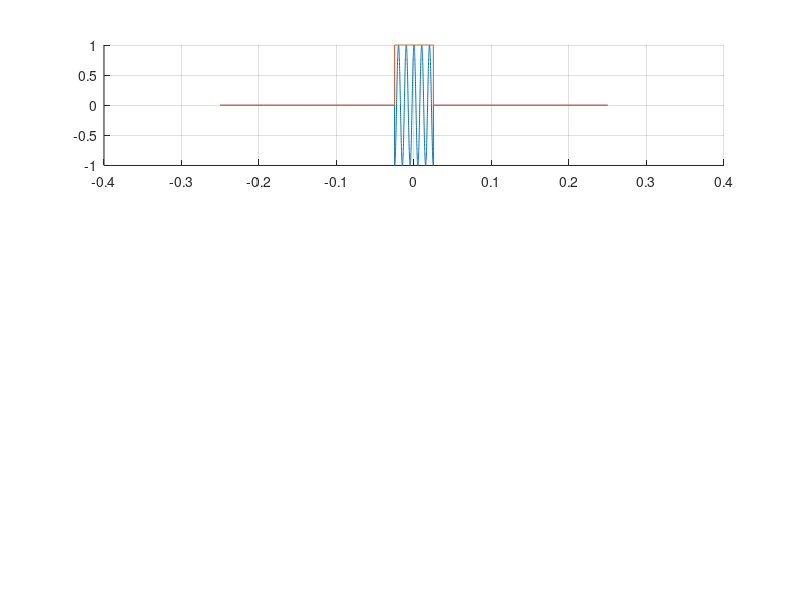

This figure's MATLAB source: (Note: this script raises an error after producing the figure.)
%%
% Slade Brooks
% brooksl@mail.uc.edu
% 10.01.25
% BME6013C
% Lab 06

clear variables
close all

%% Part 1
% define center frequency (Hz)
f0 = 100;

% determine period of one cycle
T0 = 1/f0;

% get time for 50 cycles
tf = T0*50;

% set number of samples and calculate time step
N = 10000;
dt = tf/N;

% create time vector centered around 0 with given time step
t = -tf/2:dt:tf/2;

%% Part 2
% create figure
figure;

% define T value
T1 = 5/f0;

% determine heaviside fxn values
hin = T1/2 - abs(t);
H = zeros(size(hin));
H(hin >= 0) = 1;

% calculate u(t) for defined T
u1 = H.*exp(j*2*pi*f0.*t);

% get real component and magnitude of u
realu1 = real(u1);
magu1 = abs(u1);

% plot
subplot(3, 1, 1);
hold on;
plot(t, realu1); plot(t, magu1); grid on;
hold off;
title("T = " + T1 + "s (5/f0)"); ylabel("Amplitude (cm)"); xlabel("Time (s)");
xlim([t(1) t(end)]); ylim([-1.5 1.5]);
set(gca, 'ytick', -1.5:0.5:1.5);
legend("Re\{u(t)\}", "|u(t)|");

% now copy that section and plot again with a new choice for T
% define T value
T2 = 15/f0;

% determine heaviside fxn values
hin = T2/2 - abs(t);
H = zeros(size(hin));
H(hin >= 0) = 1;

% calculate u(t) for defined T
u2 = H.*exp(j*2*pi*f0.*t);

% get real component and magnitude of u
realu2 = real(u2);
magu2 = abs(u2);

% plot
subplot(3, 1, 2);
hold on;
plot(t, realu2); plot(t, magu2); grid on;
hold off;
title("T = " + T2 + "s (15/f0)"); ylabel("Amplitude (cm)"); xlabel("Time (s)");
xlim([t(1) t(end)]); ylim([-1.5 1.5]);
set(gca, 'ytick', -1.5:0.5:1.5);
legend("Re\{u(t)\}", "|u(t)|");

% and one final time
% define T value
T3 = 35/f0;

% determine heaviside fxn values
hin = T3/2 - abs(t);
H = zeros(size(hin));
H(hin >= 0) = 1;

% calculate u(t) for defined T
u3 = H.*exp(j*2*pi*f0.*t);

% get real component and magnitude of u
realu3 = real(u3);
magu3 = abs(u3);

% plot
subplot(3, 1, 3);
hold on;
plot(t, realu3); plot(t, magu3); grid on;
hold off;
title("T = " + T3 + "s (35/f0)"); ylabel("Amplitude (cm)"); xlabel("Time (s)");
xlim([t(1) t(end)]); ylim([-1.5 1.5]);
set(gca, 'ytick', -1.5:0.5:1.5);
legend("Re\{u(t)\}", "|u(t)|");

%% Part 3
% define f array, centered around f0 with some width on either side
f = (f0 - 200):0.1:(f0 + 200);

% calculate the fourier transform for each value of T
Uf1 = T1*sinc((f - f0)*T1);
Uf2 = T2*sinc((f - f0)*T2);
Uf3 = T3*sinc((f - f0)*T3);

% calculate in dB for all with a reference value (using 20log10 instead of
% squaring both terms in the log10)
ref = 0.0001;
db1 = 20*log10(abs(Uf1)/ref);
db2 = 20*log10(abs(Uf2)/ref);
db3 = 20*log10(abs(Uf3)/ref);

% create figure
figure;

% plot each subplot
subplot(3, 1, 1);
plot(f, db1); grid on;
title("T = " + T1 + "s (5/f0)"); ylabel("Amplitude (dB)"); xlabel("Frequency (Hz)");
ylim([0 100]); xlim([f(1) f(end)]);

subplot(3, 1, 2);
plot(f, db2); grid on;
title("T = " + T1 + "s (15/f0)"); ylabel("Amplitude (dB)"); xlabel("Frequency (Hz)");
ylim([0 100]); xlim([f(1) f(end)]);

subplot(3, 1, 3);
plot(f, db3); grid on;
title("T = " + T1 + "s (35/f0)"); ylabel("Amplitude (dB)"); xlabel("Frequency (Hz)");
ylim([0 100]); xlim([f(1) f(end)]);

%% Part 4
% First, for my time step I selected an f0. This was an arbitrary selection
% but I assumed 100 Hz may make things easy since it is a round number. I
% set a value for the number of points N. I increased this until all of the
% plots had very smooth curves when zooming in to be sure that the
% correct features were captured. The range for t values was selected to be
% centered around 0 and give exactly 50 cycles of the sinusoid defined by
% f0 containing N points.

% The T values I selected to plot were based on the range given in the lab.
% I chose 5, 15, and 35 so there were values on each end and the middle of
% the acceptable range, and kept them as multiples of 5 for simplicity.
% Upon plotting, it was clear that these 3 would display trends well as
% there are clear differences between each of the plots.

% Finally, the frequency range was selected to be centered around f0. I
% chose lower and upper bounds that showed the peak well and some of the
% information around it. It did not seem necessary to show a very large
% range, since the plot appears to slowly asymptote, so I limited it to
% focus on the center frequency and some frequencies near it. I increased
% the resolution of f until all of the plots were very smooth. My original
% selection had some jagged edges on the 3rd T value, so I increased it
% until that plot was completely smooth and the shape looked as expected.

%% Part 5
% find the 1/2 of the max for the spectra U(f)
hmax1 = max(db1) - 6;
hmax2 = max(db2) - 6;
hmax3 = max(db3) - 6;

% use bool to find what range the max is achieved across
idx1 = (db1 >= hmax1);
idx2 = (db2 >= hmax2);
idx3 = (db3 >= hmax3);

% now get the frequency at the start and end
arr1 = f(idx1);
fl1 = arr1(1); fh1 = arr1(end);
arr2 = f(idx2);
fl2 = arr2(1); fh2 = arr2(end);
arr3 = f(idx3);
fl3 = arr3(1); fh3 = arr3(end);

% now calculate bandwidth
BW1 = fh1 - fl1;
BW2 = fh2 - fl2;
BW3 = fh3 - fl3;

% we can get the number of each cycles from T and determine the ratio
% between T and the 6dB bandwidth (after some experimentation)
r1 = BW1/f0*T1;
r2 = BW2/f0*T2;
r3 = BW3/f0*T3;

% we can see from the ratios that the fractional bandwidth is directly
% related to the number of pules. this creates a constant 0.012
% we can determine from this that the fractional bandwidth is related to
% the constant divided by the number of samples: BW/f0 = 0.012/T
% this result makes sense as we saw for a gaussian pulse, the bandwidth was
% related to a constant divided by the pulse width sigma, and this
% relationship is very similar.

% This relationship relates to how the Dirac delta and its Fourier
% transform function. A dirac delta is an incredibly strong pulse at
% only one location, which gives a Fourier transform of a horizontal line
% at 1. As you spread out from a delta function, the fourier transform will
% converge into a peak until you have created the opposite (one frequency
% peak, horizontal line in time domain). This is essentially the
% relationship we have determined. As the number of pulses goes up, the
% bandwidth will get smaller and smaller. As this continues, the bandwidth
% will approach 0 as T goes to infinity. This is just like the delta
% behaviour, except instead of having a perfect horizontal we have an
% oscillating pulse. The opposite happens as T goes to 0. The bandwidth will
% approach infinity. The relationship we determined between the bandwidth
% and the number of pulses follows the same concept as the dirac delta and
% its fourier transform.

% for fun, plot the bandwidths
% create figure
figure;

% plot each subplot
subplot(3, 1, 1);
hold on; plot(f, db1); xline([fl1 fh1], color="red"); hold off; grid on;
title("T = " + T1 + "s (5/f0)"); ylabel("Amplitude (dB)"); xlabel("Frequency (Hz)");
ylim([0 100]); xlim([f(1) f(end)]); legend("Signal", "6dB BW");
subplot(3, 1, 2);
hold on; plot(f, db2); xline([fl2 fh2], color="red"); hold off; grid on;
title("T = " + T2 + "s (15/f0)"); ylabel("Amplitude (dB)"); xlabel("Frequency (Hz)");
ylim([0 100]); xlim([f(1) f(end)]); legend("Signal", "6dB BW");
subplot(3, 1, 3);
hold on; plot(f, db3); xline([fl3 fh3], color="red"); hold off; grid on;
title("T = " + T3 + "s (35/f0)"); ylabel("Amplitude (dB)"); xlabel("Frequency (Hz)");
ylim([0 100]); xlim([f(1) f(end)]); legend("Signal", "6dB BW");